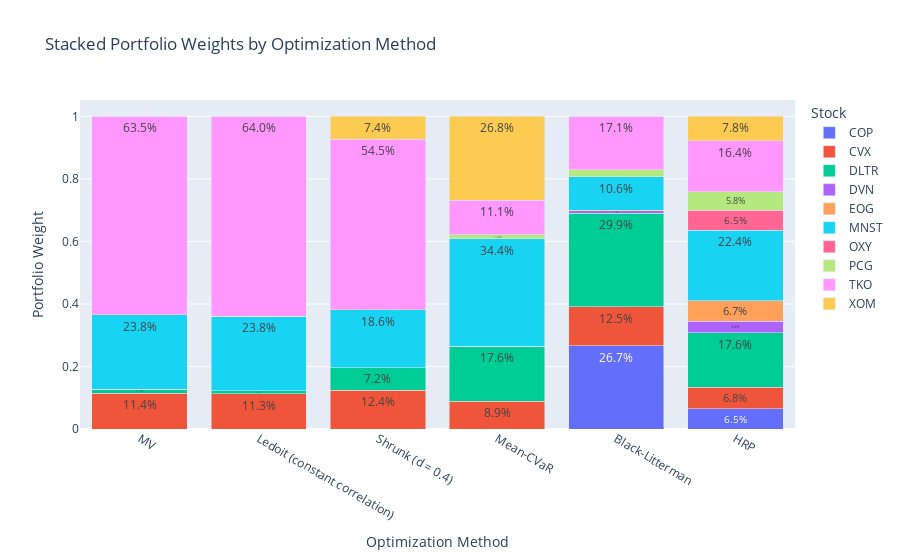

Notebook code for this chart:
### Code cell
weights = {
    'MV': weights_classic,
    'Ledoit (constant correlation)': weights_ledoit,
    'Shrunk (d = 0.4)': weights_shrink,
    'Mean-CVaR': weights_cvar,
    'Black-Litterman': weights_bl,
    'HRP': weights_hrp
}

weights = pd.DataFrame(weights)
weights_long = weights.T.reset_index().melt(id_vars='index', var_name='Stock Ticker', value_name='Weight')

fig = px.bar(weights_long, 
             x='index', 
             y='Weight', 
             color='Stock Ticker', 
             barmode='stack',
             title='Stacked Portfolio Weights by Optimization Method',
             labels={'index': 'Optimization Method', 'Weight': 'Portfolio Weight', 'Stock Ticker': 'Stock'},
             text='Weight'
             )

fig.update_traces(texttemplate='%{text:.1%}', textposition='inside')
fig.show()

### Figure 1 — Plotly figure (JSON) as saved in the notebook; plotly's stock layout.template omitted (floating-point values rounded to 4 significant figures)
{"data": [{"alignmentgroup": "True", "hovertemplate": "Stock=COP<br>Optimization Method=%{x}<br>Portfolio Weight=%{text}<extra></extra>", "legendgroup": "COP", "marker": {"color": "#636efa", "pattern": {"shape": ""}}, "name": "COP", "offsetgroup": "COP", "orientation": "v", "showlegend": true, "text": [0, 0, 0, 0, 0.267, 0.06513], "textposition": "inside", "texttemplate": "%{text:.1%}", "type": "bar", "x": ["MV", "Ledoit (constant correlation)", "Shrunk (d = 0.4)", "Mean-CVaR", "Black-Litterman", "HRP"], "xaxis": "x", "y": [0, 0, 0, 0, 0.267, 0.06513], "yaxis": "y"}, {"alignmentgroup": "True", "hovertemplate": "Stock=CVX<br>Optimization Method=%{x}<br>Portfolio Weight=%{text}<extra></extra>", "legendgroup": "CVX", "marker": {"color": "#EF553B", "pattern": {"shape": ""}}, "name": "CVX", "offsetgroup": "CVX", "orientation": "v", "showlegend": true, "text": [0.1138, 0.113, 0.1238, 0.08864, 0.1247, 0.06779], "textposition": "inside", "texttemplate": "%{text:.1%}", "type": "bar", "x": ["MV", "Ledoit (constant correlation)", "Shrunk (d = 0.4)", "Mean-CVaR", "Black-Litterman", "HRP"], "xaxis": "x", "y": [0.1138, 0.113, 0.1238, 0.08864, 0.1247, 0.06779], "yaxis": "y"}, {"alignmentgroup": "True", "hovertemplate": "Stock=DLTR<br>Optimization Method=%{x}<br>Portfolio Weight=%{text}<extra></extra>", "legendgroup": "DLTR", "marker": {"color": "#00cc96", "pattern": {"shape": ""}}, "name": "DLTR", "offsetgroup": "DLTR", "orientation": "v", "showlegend": true, "text": [0.01313, 0.009873, 0.07182, 0.176, 0.2986, 0.1756], "textposition": "inside", "texttemplate": "%{text:.1%}", "type": "bar", "x": ["MV", "Ledoit (constant correlation)", "Shrunk (d = 0.4)", "Mean-CVaR", "Black-Litterman", "HRP"], "xaxis": "x", "y": [0.01313, 0.009873, 0.07182, 0.176, 0.2986, 0.1756], "yaxis": "y"}, {"alignmentgroup": "True", "hovertemplate": "Stock=DVN<br>Optimization Method=%{x}<br>Portfolio Weight=%{text}<extra></extra>", "legendgroup": "DVN", "marker": {"color": "#ab63fa", "pattern": {"shape": ""}}, "name": "DVN", "offsetgroup": "DVN", "orientation": "v", "showlegend": true, "text": [0, 0, 0, 0, 0.009637, 0.03568], "textposition": "inside", "texttemplate": "%{text:.1%}", "type": "bar", "x": ["MV", "Ledoit (constant correlation)", "Shrunk (d = 0.4)", "Mean-CVaR", "Black-Litterman", "HRP"], "xaxis": "x", "y": [0, 0, 0, 0, 0.009637, 0.03568], "yaxis": "y"}, {"alignmentgroup": "True", "hovertemplate": "Stock=EOG<br>Optimization Method=%{x}<br>Portfolio Weight=%{text}<extra></extra>", "legendgroup": "EOG", "marker": {"color": "#FFA15A", "pattern": {"shape": ""}}, "name": "EOG", "offsetgroup": "EOG", "orientation": "v", "showlegend": true, "text": [0, 0, 0, 0, 0, 0.06684], "textposition": "inside", "texttemplate": "%{text:.1%}", "type": "bar", "x": ["MV", "Ledoit (constant correlation)", "Shrunk (d = 0.4)", "Mean-CVaR", "Black-Litterman", "HRP"], "xaxis": "x", "y": [0, 0, 0, 0, 0, 0.06684], "yaxis": "y"}, {"alignmentgroup": "True", "hovertemplate": "Stock=MNST<br>Optimization Method=%{x}<br>Portfolio Weight=%{text}<extra></extra>", "legendgroup": "MNST", "marker": {"color": "#19d3f3", "pattern": {"shape": ""}}, "name": "MNST", "offsetgroup": "MNST", "orientation": "v", "showlegend": true, "text": [0.2381, 0.2376, 0.1857, 0.3445, 0.1064, 0.2241], "textposition": "inside", "texttemplate": "%{text:.1%}", "type": "bar", "x": ["MV", "Ledoit (constant correlation)", "Shrunk (d = 0.4)", "Mean-CVaR", "Black-Litterman", "HRP"], "xaxis": "x", "y": [0.2381, 0.2376, 0.1857, 0.3445, 0.1064, 0.2241], "yaxis": "y"}, {"alignmentgroup": "True", "hovertemplate": "Stock=OXY<br>Optimization Method=%{x}<br>Portfolio Weight=%{text}<extra></extra>", "legendgroup": "OXY", "marker": {"color": "#FF6692", "pattern": {"shape": ""}}, "name": "OXY", "offsetgroup": "OXY", "orientation": "v", "showlegend": true, "text": [0, 0, 0, 0, 0, 0.0649], "textposition": "inside", "texttemplate": "%{text:.1%}", "type": "bar", "x": ["MV", "Ledoit (constant correlation)", "Shrunk (d = 0.4)", "Mean-CVaR", "Black-Litterman", "HRP"], "xaxis": "x", "y": [0, 0, 0, 0, 0, 0.0649], "yaxis": "y"}, {"alignmentgroup": "True", "hovertemplate": "Stock=PCG<br>Optimization Method=%{x}<br>Portfolio Weight=%{text}<extra></extra>", "legendgroup": "PCG", "marker": {"color": "#B6E880", "pattern": {"shape": ""}}, "name": "PCG", "offsetgroup": "PCG", "orientation": "v", "showlegend": true, "text": [0, 0, 0, 0.01187, 0.02246, 0.0585], "textposition": "inside", "texttemplate": "%{text:.1%}", "type": "bar", "x": ["MV", "Ledoit (constant correlation)", "Shrunk (d = 0.4)", "Mean-CVaR", "Black-Litterman", "HRP"], "xaxis": "x", "y": [0, 0, 0, 0.01187, 0.02246, 0.0585], "yaxis": "y"}, {"alignmentgroup": "True", "hovertemplate": "Stock=TKO<br>Optimization Method=%{x}<br>Portfolio Weight=%{text}<extra></extra>", "legendgroup": "TKO", "marker": {"color": "#FF97FF", "pattern": {"shape": ""}}, "name": "TKO", "offsetgroup": "TKO", "orientation": "v", "showlegend": true, "text": [0.6349, 0.6395, 0.545, 0.1112, 0.1712, 0.1637], "textposition": "inside", "texttemplate": "%{text:.1%}", "type": "bar", "x": ["MV", "Ledoit (constant correlation)", "Shrunk (d = 0.4)", "Mean-CVaR", "Black-Litterman", "HRP"], "xaxis": "x", "y": [0.6349, 0.6395, 0.545, 0.1112, 0.1712, 0.1637], "yaxis": "y"}, {"alignmentgroup": "True", "hovertemplate": "Stock=XOM<br>Optimization Method=%{x}<br>Portfolio Weight=%{text}<extra></extra>", "legendgroup": "XOM", "marker": {"color": "#FECB52", "pattern": {"shape": ""}}, "name": "XOM", "offsetgroup": "XOM", "orientation": "v", "showlegend": true, "text": [0, 0, 0.07365, 0.2678, 0, 0.0777], "textposition": "inside", "texttemplate": "%{text:.1%}", "type": "bar", "x": ["MV", "Ledoit (constant correlation)", "Shrunk (d = 0.4)", "Mean-CVaR", "Black-Litterman", "HRP"], "xaxis": "x", "y": [0, 0, 0.07365, 0.2678, 0, 0.0777], "yaxis": "y"}], "layout": {"barmode": "stack", "legend": {"title": {"text": "Stock"}, "tracegroupgap": 0}, "title": {"text": "Stacked Portfolio Weights by Optimization Method"}, "xaxis": {"anchor": "y", "domain": [0, 1], "title": {"text": "Optimization Method"}}, "yaxis": {"anchor": "x", "domain": [0, 1], "title": {"text": "Portfolio Weight"}}}}
